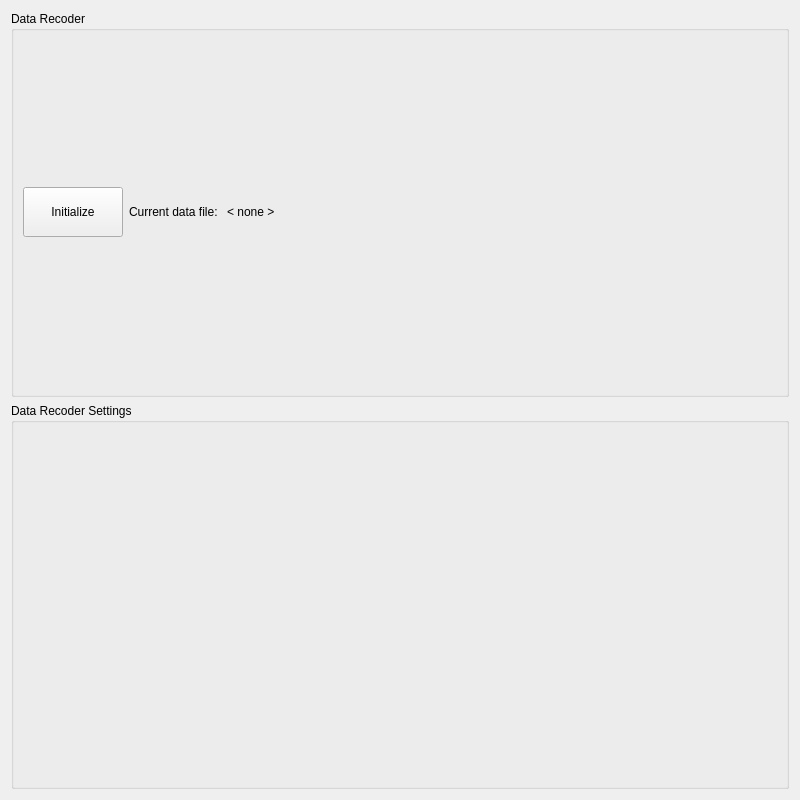
<?xml version="1.0" encoding="UTF-8"?>
<ui version="4.0">
    <class>Form</class>
    <widget class="QWidget" name="Form">
        <property name="geometry">
            <rect>
                <x>0</x>
                <y>0</y>
                <width>800</width>
                <height>800</height>
            </rect>
        </property>
        <property name="minimumSize">
            <size>
                <width>0</width>
                <height>600</height>
            </size>
        </property>
        <property name="windowTitle">
            <string>Data Recorder</string>
        </property>
        <layout class="QVBoxLayout" name="verticalLayout_0">
            <item>
                <widget class="QGroupBox" name="grpBoxDataRecorder">
                    <property name="title">
                        <string>Data Recoder</string>
                    </property>
                    <layout class="QGridLayout" name="gridLayout_2">
                        <item row="0" column="3">
                            <layout class="QVBoxLayout" name="verticalLayout_2">
                                <item alignment="Qt::AlignRight|Qt::AlignCenter">
                                    <widget class="QLabel" name="lbl_message_recorder">
                                        <property name="text">
                                            <string>&lt;Message&gt;</string>
                                        </property>
                                    </widget>
                                </item>
                            </layout>
                        </item>
                        <item row="0" column="1">
                            <layout class="QHBoxLayout" name="horizontalLayout_3">
                                <item>
                                    <widget class="QLabel" name="lblCurrentDataFile">
                                        <property name="text">
                                            <string>Current data file: </string>
                                        </property>
                                    </widget>
                                </item>
                                <item>
                                    <widget class="QLabel" name="lbl_data_filename">
                                        <property name="text">
                                            <string>&lt; none &gt;</string>
                                        </property>
                                    </widget>
                                </item>
                            </layout>
                        </item>
                        <item row="0" column="0">
                            <widget class="QPushButton" name="btn_initialize">
                                <property name="minimumSize">
                                    <size>
                                        <width>100</width>
                                        <height>50</height>
                                    </size>
                                </property>
                                <property name="text">
                                    <string>Initialize</string>
                                </property>
                            </widget>
                        </item>
                        <item row="0" column="2">
                            <spacer name="horizontalSpacer">
                                <property name="orientation">
                                    <enum>Qt::Horizontal</enum>
                                </property>
                                <property name="sizeHint" stdset="0">
                                    <size>
                                        <width>40</width>
                                        <height>20</height>
                                    </size>
                                </property>
                            </spacer>
                        </item>
                    </layout>
                </widget>
            </item>
            <item>
                <widget class="QGroupBox" name="grpBoxDataRecorderSettings">
                    <property name="title">
                        <string>Data Recoder Settings</string>
                    </property>
                    <layout class="QVBoxLayout" name="verticalLayout_items"></layout>
                </widget>
            </item>
        </layout>
    </widget>
    <resources/>
    <connections/>
</ui>
